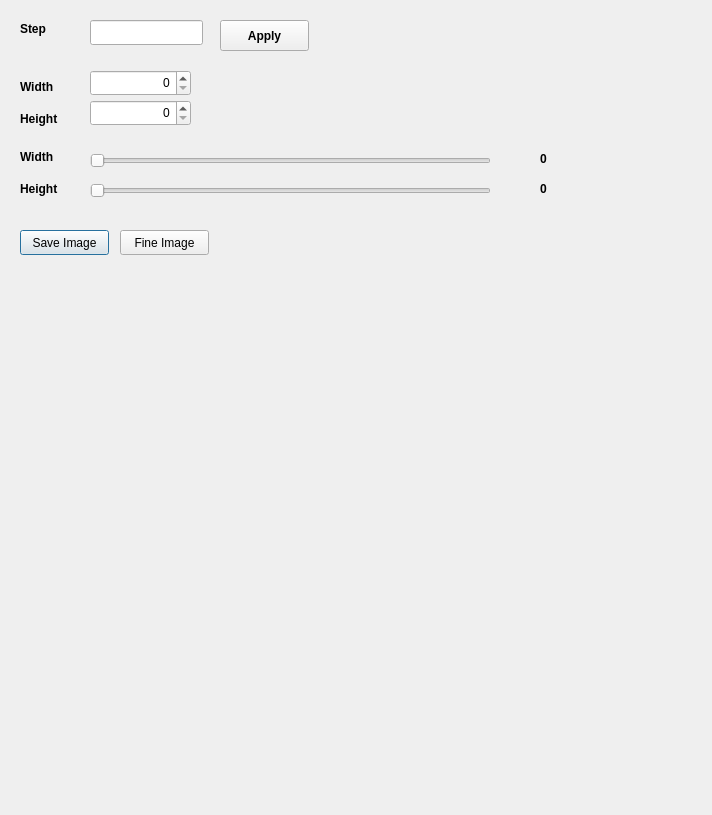
<?xml version="1.0" encoding="UTF-8"?>
<ui version="4.0">
 <class>Dialog</class>
 <widget class="QDialog" name="Dialog">
  <property name="geometry">
   <rect>
    <x>0</x>
    <y>0</y>
    <width>712</width>
    <height>815</height>
   </rect>
  </property>
  <property name="windowTitle">
   <string>Dialog</string>
  </property>
  <widget class="QPushButton" name="btnImgSave">
   <property name="geometry">
    <rect>
     <x>20</x>
     <y>230</y>
     <width>89</width>
     <height>25</height>
    </rect>
   </property>
   <property name="text">
    <string>Save Image</string>
   </property>
  </widget>
  <widget class="QLabel" name="labelPixmap">
   <property name="geometry">
    <rect>
     <x>0</x>
     <y>270</y>
     <width>641</width>
     <height>501</height>
    </rect>
   </property>
   <property name="text">
    <string/>
   </property>
  </widget>
  <widget class="QSlider" name="slider_width">
   <property name="geometry">
    <rect>
     <x>90</x>
     <y>150</y>
     <width>401</width>
     <height>21</height>
    </rect>
   </property>
   <property name="orientation">
    <enum>Qt::Horizontal</enum>
   </property>
  </widget>
  <widget class="QLabel" name="labelValue_width_2">
   <property name="geometry">
    <rect>
     <x>540</x>
     <y>150</y>
     <width>67</width>
     <height>17</height>
    </rect>
   </property>
   <property name="font">
    <font>
     <weight>75</weight>
     <bold>true</bold>
    </font>
   </property>
   <property name="text">
    <string>0</string>
   </property>
  </widget>
  <widget class="QLineEdit" name="editStep">
   <property name="geometry">
    <rect>
     <x>90</x>
     <y>20</y>
     <width>113</width>
     <height>25</height>
    </rect>
   </property>
   <property name="alignment">
    <set>Qt::AlignRight|Qt::AlignTrailing|Qt::AlignVCenter</set>
   </property>
  </widget>
  <widget class="QPushButton" name="btnApply">
   <property name="geometry">
    <rect>
     <x>220</x>
     <y>20</y>
     <width>89</width>
     <height>31</height>
    </rect>
   </property>
   <property name="font">
    <font>
     <weight>75</weight>
     <bold>true</bold>
    </font>
   </property>
   <property name="text">
    <string>Apply</string>
   </property>
  </widget>
  <widget class="QSpinBox" name="spinBox_width">
   <property name="geometry">
    <rect>
     <x>90</x>
     <y>70</y>
     <width>101</width>
     <height>26</height>
    </rect>
   </property>
   <property name="layoutDirection">
    <enum>Qt::LeftToRight</enum>
   </property>
   <property name="alignment">
    <set>Qt::AlignRight|Qt::AlignTrailing|Qt::AlignVCenter</set>
   </property>
  </widget>
  <widget class="QLabel" name="label_3">
   <property name="geometry">
    <rect>
     <x>20</x>
     <y>20</y>
     <width>41</width>
     <height>17</height>
    </rect>
   </property>
   <property name="font">
    <font>
     <weight>75</weight>
     <bold>true</bold>
    </font>
   </property>
   <property name="text">
    <string>Step</string>
   </property>
  </widget>
  <widget class="QPushButton" name="btnFileOpen">
   <property name="geometry">
    <rect>
     <x>120</x>
     <y>230</y>
     <width>89</width>
     <height>25</height>
    </rect>
   </property>
   <property name="text">
    <string>Fine Image</string>
   </property>
  </widget>
  <widget class="QLabel" name="labelValue_width">
   <property name="geometry">
    <rect>
     <x>220</x>
     <y>70</y>
     <width>67</width>
     <height>17</height>
    </rect>
   </property>
   <property name="font">
    <font>
     <weight>75</weight>
     <bold>true</bold>
    </font>
   </property>
   <property name="text">
    <string/>
   </property>
  </widget>
  <widget class="QSpinBox" name="spinBox_height">
   <property name="geometry">
    <rect>
     <x>90</x>
     <y>100</y>
     <width>101</width>
     <height>26</height>
    </rect>
   </property>
   <property name="layoutDirection">
    <enum>Qt::LeftToRight</enum>
   </property>
   <property name="alignment">
    <set>Qt::AlignRight|Qt::AlignTrailing|Qt::AlignVCenter</set>
   </property>
  </widget>
  <widget class="QLabel" name="labelValue_height">
   <property name="geometry">
    <rect>
     <x>220</x>
     <y>100</y>
     <width>67</width>
     <height>17</height>
    </rect>
   </property>
   <property name="font">
    <font>
     <weight>75</weight>
     <bold>true</bold>
    </font>
   </property>
   <property name="text">
    <string/>
   </property>
  </widget>
  <widget class="QLabel" name="label">
   <property name="geometry">
    <rect>
     <x>20</x>
     <y>77</y>
     <width>51</width>
     <height>20</height>
    </rect>
   </property>
   <property name="font">
    <font>
     <weight>75</weight>
     <bold>true</bold>
    </font>
   </property>
   <property name="text">
    <string>Width</string>
   </property>
  </widget>
  <widget class="QLabel" name="label_2">
   <property name="geometry">
    <rect>
     <x>20</x>
     <y>110</y>
     <width>51</width>
     <height>17</height>
    </rect>
   </property>
   <property name="font">
    <font>
     <weight>75</weight>
     <bold>true</bold>
    </font>
   </property>
   <property name="text">
    <string>Height</string>
   </property>
  </widget>
  <widget class="QSlider" name="slider_height">
   <property name="geometry">
    <rect>
     <x>90</x>
     <y>180</y>
     <width>401</width>
     <height>21</height>
    </rect>
   </property>
   <property name="orientation">
    <enum>Qt::Horizontal</enum>
   </property>
  </widget>
  <widget class="QLabel" name="labelValue_height_2">
   <property name="geometry">
    <rect>
     <x>540</x>
     <y>180</y>
     <width>67</width>
     <height>17</height>
    </rect>
   </property>
   <property name="font">
    <font>
     <weight>75</weight>
     <bold>true</bold>
    </font>
   </property>
   <property name="text">
    <string>0</string>
   </property>
  </widget>
  <widget class="QLabel" name="label_4">
   <property name="geometry">
    <rect>
     <x>20</x>
     <y>180</y>
     <width>51</width>
     <height>17</height>
    </rect>
   </property>
   <property name="font">
    <font>
     <weight>75</weight>
     <bold>true</bold>
    </font>
   </property>
   <property name="text">
    <string>Height</string>
   </property>
  </widget>
  <widget class="QLabel" name="label_5">
   <property name="geometry">
    <rect>
     <x>20</x>
     <y>147</y>
     <width>51</width>
     <height>20</height>
    </rect>
   </property>
   <property name="font">
    <font>
     <weight>75</weight>
     <bold>true</bold>
    </font>
   </property>
   <property name="text">
    <string>Width</string>
   </property>
  </widget>
 </widget>
 <resources/>
 <connections/>
</ui>
